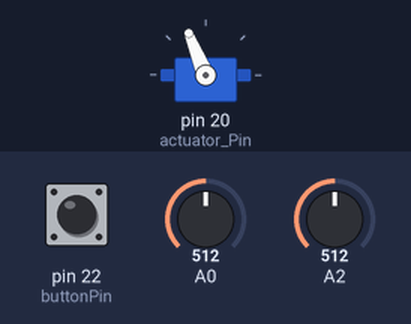
Simulated run of this sketch. Board: Arduino Mega 2560, built with avr-gcc and run on an emulated ATmega2560. Shown: servo. The test bench sets the inputs (shaded band); at power-on: A0 = 512, A2 = 512, pin 22 (buttonPin) HIGH. What the sketch prints to the serial monitor is not drawn.

Above: at 1.25 s.
1.3 s: A0 set to 122
At 1.8 s:
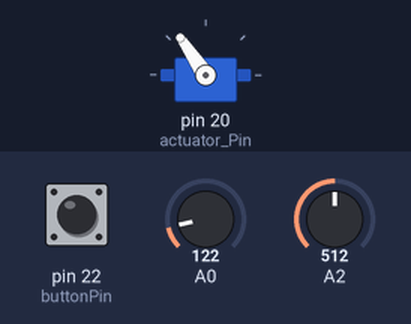
4.3 s: A0 set to 283
5.8 s: A0 set to 306
At 6.3 s:
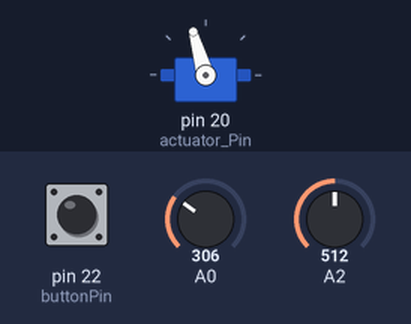
8.8 s: A2 set to 716
At 9.84 s:
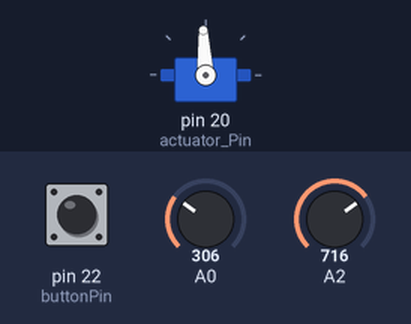
11.8 s: A2 set to 511
At 12.5 s:
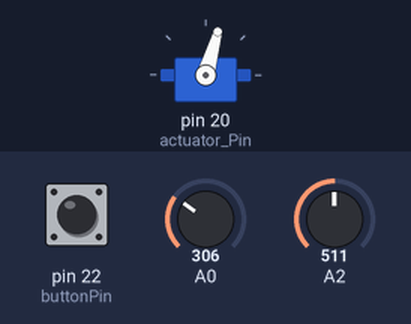
14.8 s: pin 22 (buttonPin) pulled LOW for 0.15 s
Timing chart, 0 to 17.4 s (numbered marks = the images above; inputs shaded):
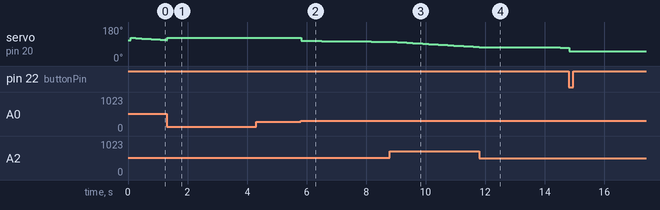

Measured:
- the behaviour switches between 298 and 299 on A0 (found by bisection; images 1 and 2)
- after the input at 4.3 s, every drawn part: stays the same
- after the input at 5.8 s, servo on pin 20 (actuator_Pin): 124° → 106° at once, → 105° 0.70 s later, → 104° 0.81 s later, → 103° 0.84 s later

The sketch:

TurbineSideControlsWORKS.ino
```cpp
//TURBINE SIDE TEENSY
//Objectives:
//State 1: Set pitch to cut-in pitch until sufficient power is reached
//State 2: Optimize pitch until rated power is reached, then maintain rated power
//State 3: When button is sensed, feather blades only in state 2. Return to previous stroke. (Emergency stop)
//State 4: When current is 0, stroke goes to zero only in state 2. Return to previous stroke. (No-Load)
//State 4 alternative: When voltage reached a maximum threshhold, stroke goes to zero only in state 2

#include <Servo.h>

Servo actuator;

//Constants
const int currentPin = 16; //pin for current sensor
const int voltagePin = 18; //pin for voltage sensor
const int buttonPin = 22; //pin for button
unsigned long previousTime = 0; //initialize code to zero
const int n = 50; //Number of samples
unsigned long nextprint;

//servo global variables

float stroke_percent; //stroke command to actuator
const int actuator_Pin = 20; // outputting signal to actuator
float optStroke = 82.0; //optimal stroke
float cutInStroke = 69.0; //cut-in stroke
float stroke_curr = optStroke; // current stroke for PI control
float fullFeathStroke = 7.0; //full feather stroke

//power sensor global variables
float voltSense; //analog reading for voltage
float currSense; //analog reading for current
float readVoltage; //bus voltage reading
float readCurrent; //line current reading
float avgVoltage; //average voltage
float avgCurrent; //average current
float measPower; //average power
float currOffset = 0.004848368; //determined from calibration (turbine side INA 169)
float voltOffset = 0.333946348; //determined from calibration (R1 = 10kOhm, R2 = 150kOhm)

//control law global variables
float sig = 1.6535; //Pole for critically damped approximation
float Kstatic = 0.514; //Static gain (W/%)
float err; //Error
float Kpi = 1.0/Kstatic; //Proportional gain (%/W)
float Kd = 0.0; //Derivative gain (%/W/s)
float errPrev = 0.0; //initialize previous error
float errInt = 0.0; //initialize error integral
float errMax = 5.0; //error constraint for integral windup
float errMin = -errMax; //error constraint for integral windup
float ratedPower = 25.8; //rated power (W)
float cutInPower = 0.9; //cut in power
float currThresh = 0.03; //low current threshold
float lowVoltThresh = 2.7; //limit of INA169
float highVoltThresh = 30.0; //high voltage threshold
int buttonState; //state of button
unsigned long currentTime;
unsigned long delayTime = 10000.0;


//state variables
int state = 1; //initialize state for startup


void setup() {

  Serial.begin(9600);
  actuator.attach(actuator_Pin);


}
//Reading the sensor
void readParameters() {

 //compute voltage (V)
voltSense = analogRead(voltagePin); //analog input to teensy
readVoltage = 16.0*voltSense*(3.3/1023.0) + voltOffset; //analog output for voltage (10 bit teensy takes 3V)

 //compute current (A)
if (readVoltage >= 2.3) {
currSense = analogRead(currentPin); //analog reading of current (1V = 1A)
readCurrent = (currSense*3.3/1023.0);
}

else {
  readCurrent = 0; //negligible current at <2.3V
}

}

void avgPowerCalculator() {
  //initialize 1st variables
  float sumVoltage = 0;
  float sumCurrent = 0;

  //compute average and call that the power measured
  for (int i = 1; i <= n; i = i + 1) {
    readParameters();
    sumVoltage = readVoltage + sumVoltage; //adding up voltages
    sumCurrent = readCurrent + sumCurrent; //adding up currents

    if (i == n) {
      avgVoltage = sumVoltage/(float)n; //taking average voltage
      avgCurrent = sumCurrent/(float)n; //taking average current
      measPower = avgVoltage*avgCurrent; //voltage times current is power
      }
    }
  }

void controlLaw() {
  currentTime = millis(); //counting time
  float dt = (float)(currentTime - previousTime)/1000.0; //time increment dt
  err = ratedPower-measPower; //computing the error
  err = constrain(err, errMin, errMax); //anti-integral windup

  //Proportional
  float comPI = Kpi*err; //proportional component

  //Derivative
  float errDer = (err-errPrev)/dt; //Derivative of erro
  float comD = Kd*errDer; //derivative component
  errPrev = err; //resetting error

  //sum of all command components
  float comStroke = comPI + comD; //+ comI;

  stroke_percent = stroke_curr + comStroke*dt; //first option

  stroke_curr = stroke_percent; //resetting current stroke
  previousTime = currentTime; //resetting time
}

void set_Stroke(float stroke_percent) //setting stroke from 0-100 (no stroke to full stroke)
{
  if ( stroke_percent >= fullFeathStroke && stroke_percent <= optStroke ) //Set bounds for full range of motion
  {
  float micro_sec = 1000 + stroke_percent * ( 2000 - 1000 ) / 100.0; //range from 1ms to 2ms
    actuator.writeMicroseconds(micro_sec); //commands stroke to certain pulsewidth

  }
}

void printVar() {
  if (millis() > nextprint) {

Serial.print("Stroke command: ");
Serial.print(stroke_percent); //reading stroke command
Serial.print(" Power is: ");
Serial.print(measPower); //reading measured power
Serial.print(", Voltage is: ");
Serial.print(readVoltage); //reading voltage
Serial.print(", state is: ");
Serial.print(state);
Serial.print(", button state is: ");
Serial.print(buttonState);
Serial.print(", error is: ");
Serial.print(err);
Serial.print(", Current is: ");
Serial.println(readCurrent); //reading current

nextprint = millis()+1000.0; //print every second
  }
}

void loop() {
  printVar();
  avgPowerCalculator(); //reads data from power sensors
  buttonState = digitalRead(buttonPin); //reads data from button
  switch (state) {
    case 1: //maintain cut in stroke until cut in power is reached
    stroke_percent = cutInStroke;
    set_Stroke(stroke_percent);

    if (measPower >= cutInPower) {
      state = 2; //cut in power is exceeded, move to state 2
      break;
    }
    break;

    case 2: //rated power is not reached, maintain optimal stroke

    if (measPower < ratedPower) {
      stroke_percent = optStroke;
      set_Stroke(stroke_percent); //rated power is not reached, maintain optimal stroke
    }
    if (measPower >= ratedPower) {
      controlLaw(); //PID controller to tend towards rated power
      set_Stroke(stroke_percent); //input command to regulate power
    }

    if (buttonState == LOW) {
      currentTime = millis();
      state = 3; //E-stop state; button is pressed
      break;
    }

    if ((avgCurrent <= currThresh) && (avgVoltage >= highVoltThresh)) {
      currentTime = millis();
      state = 3; //Load is disconnected, move to state 3
      break;
    }
    break;

    case 3: //Brake state
    stroke_percent = fullFeathStroke;
    set_Stroke(stroke_percent);
    if ((buttonState == HIGH) && (millis() > (currentTime + delayTime))) {
      state = 1; //cut back in
      break;
    }
    break;
  }
}
```
